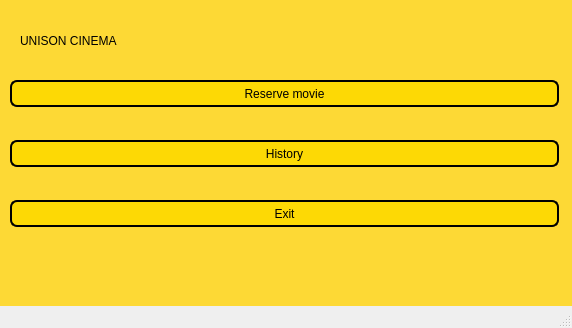
<?xml version="1.0" encoding="UTF-8"?>
<ui version="4.0">
 <class>CostumerWindow</class>
 <widget class="QMainWindow" name="CostumerWindow">
  <property name="geometry">
   <rect>
    <x>0</x>
    <y>0</y>
    <width>572</width>
    <height>328</height>
   </rect>
  </property>
  <property name="windowTitle">
   <string>MainWindow</string>
  </property>
  <property name="styleSheet">
   <string notr="true">#centralwidget
{
	background-color: #FDD935;
}

QLabel
{
font: 17pt &quot;Cooper Black&quot;;
}

QPushButton
{
	font: 15pt &quot;Cooper Black&quot;;
	background-color: #FDD905 ;
	border-Radius: 7px;
	border: 2px solid  black;
}

QPushButton:hover{
color: #FDD905;
	background-color: rgb(0, 0, 0);
}
</string>
  </property>
  <widget class="QWidget" name="centralwidget">
   <widget class="QLabel" name="label">
    <property name="geometry">
     <rect>
      <x>20</x>
      <y>10</y>
      <width>231</width>
      <height>61</height>
     </rect>
    </property>
    <property name="styleSheet">
     <string notr="true">font: 20pt &quot;Viner Hand ITC&quot;;</string>
    </property>
    <property name="text">
     <string>UNISON CINEMA</string>
    </property>
   </widget>
   <widget class="QPushButton" name="reserve">
    <property name="geometry">
     <rect>
      <x>10</x>
      <y>80</y>
      <width>549</width>
      <height>27</height>
     </rect>
    </property>
    <property name="text">
     <string>Reserve movie</string>
    </property>
   </widget>
   <widget class="QPushButton" name="history">
    <property name="geometry">
     <rect>
      <x>10</x>
      <y>140</y>
      <width>549</width>
      <height>27</height>
     </rect>
    </property>
    <property name="text">
     <string>History</string>
    </property>
   </widget>
   <widget class="QPushButton" name="exit">
    <property name="geometry">
     <rect>
      <x>10</x>
      <y>200</y>
      <width>549</width>
      <height>27</height>
     </rect>
    </property>
    <property name="text">
     <string>Exit</string>
    </property>
   </widget>
  </widget>
  <widget class="QMenuBar" name="menubar">
   <property name="geometry">
    <rect>
     <x>0</x>
     <y>0</y>
     <width>572</width>
     <height>21</height>
    </rect>
   </property>
  </widget>
  <widget class="QStatusBar" name="statusbar"/>
 </widget>
 <resources/>
 <connections/>
</ui>
